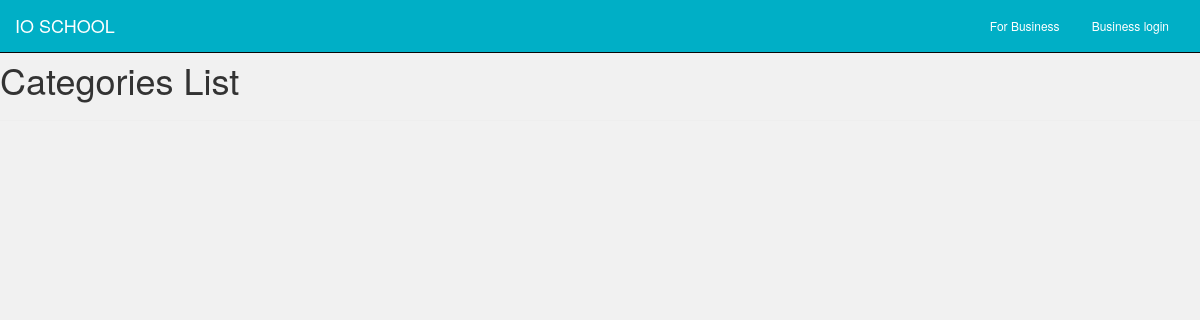
The page /categories/ on the database as committed earlier.
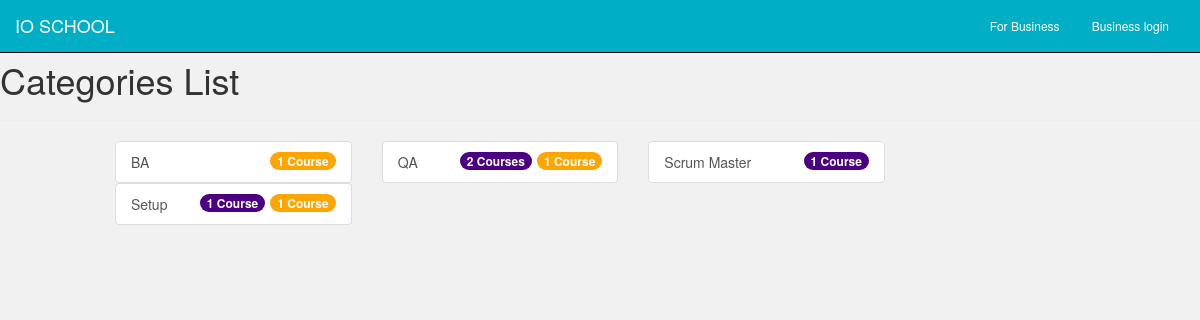
The same page on the database as committed later.
### categories/models.py (models this page shows, shortened)
class Categories(models.Model):
    title = models.CharField(unique=True, max_length=120, blank=False, null=False)
    video = models.ForeignKey(Video, null=True, blank=True)
    slug = models.SlugField(unique=True, blank=True)
    description = models.TextField(unique=True, max_length=255, blank=False, null=False)
    active = models.BooleanField(default=True)
    updated = models.DateTimeField(auto_now=True)
    timestamp = models.DateTimeField(auto_now_add=True)
    def get_absolute_url(self):
        return reverse('detail_categories', kwargs={"slug": self.slug})

### categories/views.py (the view)
class CategoriesListView(ListView):
    template_name = 'categories_list.html'
    def get_queryset(self):
        request = self.request
        qs = Categories.objects.all()
        query = request.GET.get('q')
        if query:
            qs = qs.filter(title__icontains=query)
        return qs.order_by('title')

### courses/models.py (called while the page is built)
    def active(self):
        return self.filter(active=True)

    def get_queryset(self):
        return CourseQuerySet(self.model, using=self._db)

    def all(self):
        return self.get_queryset().all().active()

### categories/templates/categories/categories_list.html (shortened to what this page needs)
{% extends 'defaults/base.html' %}
{% block content %}
<div class="row">
    <h1>Categories List</h1>
    <hr>
    <div class='col-sm-8 col-sm-offset-1'>
        <div class="list-group">
            <div class="row">
                {% for i in object_list %}
                <div class='col-sm-4'>
                    <a href="{{ i.get_absolute_url }}" class="list-group-item">
                        {{ i.title }}
                        {% if i.primary_category.all.exists %}
                        <span class="badge" style="background: orange;">{{ i.primary_category.all.count }} Course{% if i.primary_category.all.count > 1 %}s{% endif %}
                        </span>
                        {% endif %}
                        {% if i.secondary_category.all.exists %}
                        <span class="badge" style="background: indigo;">{{ i.secondary_category.all.count }} Course{% if i.secondary_category.all.count > 1 %}s{% endif %}
                        </span>
                        {% endif %}
                    </a>
                </div>
                {% endfor %}
            </div>
        </div>
    </div>
</div>
{% endblock %}

### templates/defaults/base.html (shortened to what this page needs)
{% load staticfiles %}
<!DOCTYPE html>
<html lang="en">
<head>
    {% include 'defaults/head.html' %}
</head>
<body>
{% include 'defaults/navbar.html' %}</br></br>
<div class="container-fluid">
    {% block content %}
    {% endblock %}
    </div>
</body>
</html>

### templates/defaults/head.html (shortened to what this page needs)
{% load staticfiles %}
<link href="{% static 'css/bootstrap.min.css' %}" rel="stylesheet">

### templates/defaults/navbar.html (shortened to what this page needs)
{% load staticfiles %}
{% if not request.user.is_authenticated %}
<nav class="navbar navbar-inverse navbar-fixed-top" style="background-color:#00afc6;">
    <a class="navbar-brand pull-left" href="{% url 'home' %}" style="color: #FFFFFF">IO SCHOOL</a>
    <div class="container">
      <div id="navbar" class="navbar-collapse collapse pull-right">
        <ul class="nav navbar-nav navbar-right">
          <li><a class="btn btn-sm" href="#" style="color: white;">For Business</a></li>
          <li><a class="btn btn-sm" href="#" style="color: white;">Business login</a></li>
        </ul>
      </div>
    </div>
</nav>
{% endif %}

### templates/defaults/base.html (style rules this page uses)
body { background: #f1f1f1; }

Rows that differ between the two databases and show on the page:
added Categories: title "BA", primary_category.all.count "1"
added Categories: title "QA", primary_category.all.count "1", secondary_category.all.count "2"
added Categories: title "Scrum Master", secondary_category.all.count "1"
added Categories: title "Setup", primary_category.all.count "1", secondary_category.all.count "1"
